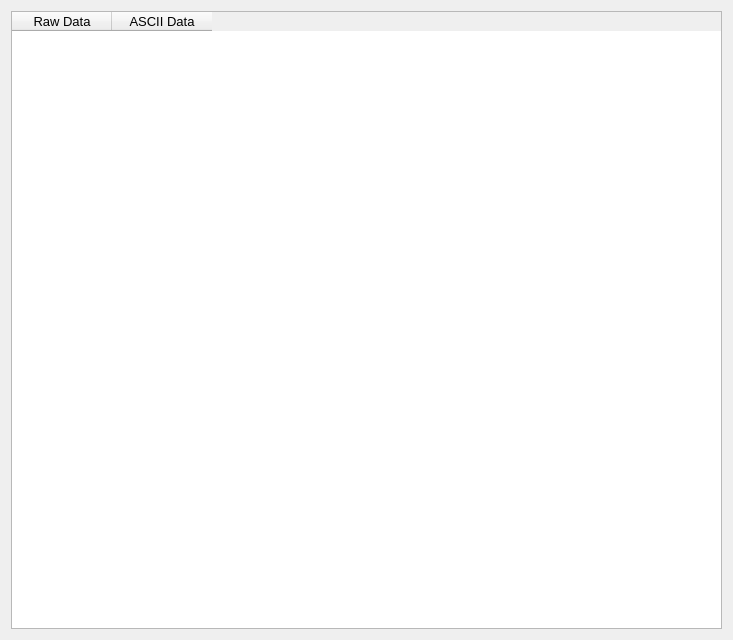
<?xml version="1.0" encoding="UTF-8"?>
<ui version="4.0">
 <class>MemoryWidget</class>
 <widget class="QWidget" name="MemoryWidget">
  <property name="geometry">
   <rect>
    <x>0</x>
    <y>0</y>
    <width>733</width>
    <height>640</height>
   </rect>
  </property>
  <property name="windowTitle">
   <string>Form</string>
  </property>
  <layout class="QVBoxLayout" name="verticalLayout">
   <item>
    <widget class="QTableWidget" name="m_tbl_memory">
     <property name="font">
      <font>
       <pointsize>10</pointsize>
       <weight>50</weight>
       <bold>false</bold>
      </font>
     </property>
     <property name="editTriggers">
      <set>QAbstractItemView::NoEditTriggers</set>
     </property>
     <property name="alternatingRowColors">
      <bool>true</bool>
     </property>
     <property name="showGrid">
      <bool>true</bool>
     </property>
     <property name="wordWrap">
      <bool>false</bool>
     </property>
     <property name="cornerButtonEnabled">
      <bool>true</bool>
     </property>
     <attribute name="horizontalHeaderVisible">
      <bool>true</bool>
     </attribute>
     <attribute name="verticalHeaderVisible">
      <bool>true</bool>
     </attribute>
     <column>
      <property name="text">
       <string>Raw Data</string>
      </property>
     </column>
     <column>
      <property name="text">
       <string>ASCII Data</string>
      </property>
     </column>
    </widget>
   </item>
  </layout>
 </widget>
 <resources/>
 <connections/>
</ui>
